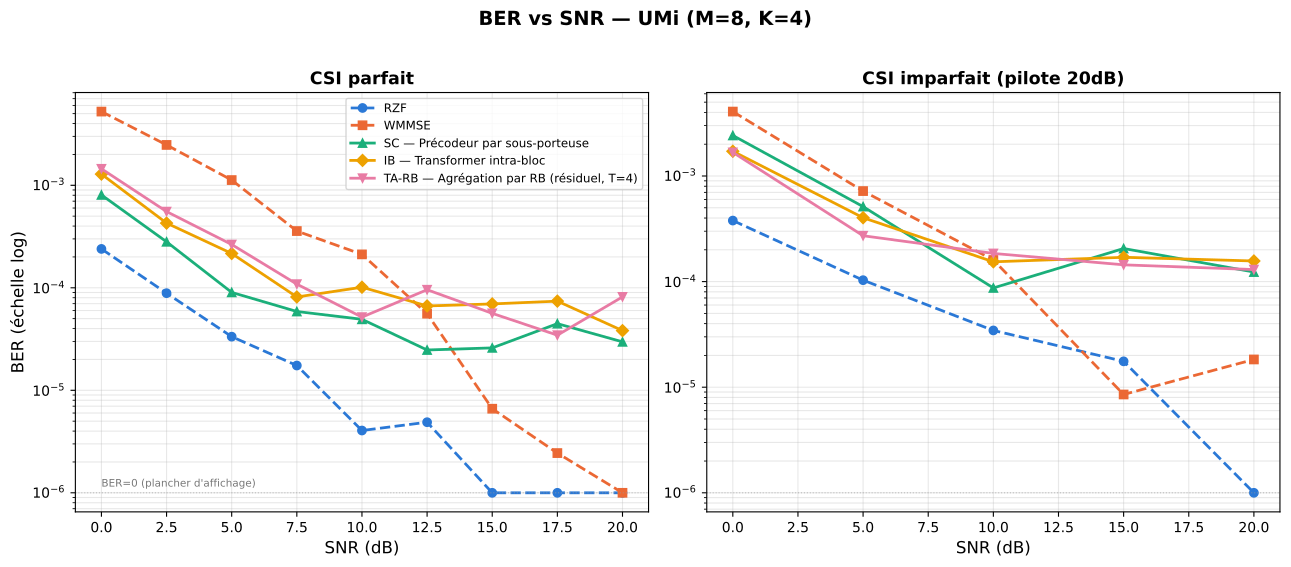

Generate this figure with Python:
"""
figD_ber_snr.py — Figure D, double panneau (demande utilisateur) : BER
vs SNR, UMi (M=8, K=4) -- **gauche : CSI parfait** (0-20dB, 9 points),
**droite : CSI imparfait** (pilote 20dB, 0-20dB, 5 points) -- même
principe que la Figure A/B. RZF, WMMSE, SC, IB, TA-RB (**T=4**).

Usage: python3 figD_ber_snr.py  (depuis results/figures_final/, CPU)
"""
import json
import numpy as np
import matplotlib
matplotlib.use('Agg')
import matplotlib.pyplot as plt

DATA_DIR = '../../'

COLORS = {'RZF': '#2a78d6', 'WMMSE': '#eb6834', 'SC': '#1baf7a', 'IB': '#eda100', 'TA-RB': '#e87ba4'}
MARKERS = {'RZF': 'o', 'WMMSE': 's', 'SC': '^', 'IB': 'D', 'TA-RB': 'v'}
LABELS = {'RZF': 'RZF', 'WMMSE': 'WMMSE',
          'SC': 'SC — Précodeur par sous-porteuse',
          'IB': 'IB — Transformer intra-bloc',
          'TA-RB': 'TA-RB — Agrégation par RB (résiduel, T=4)'}
LINESTYLE = {'RZF': '--', 'WMMSE': '--', 'SC': '-', 'IB': '-', 'TA-RB': '-'}
KEY_MAP = {'RZF': 'RZF', 'WMMSE': 'WMMSE', 'SC': 'SingleSC-signed_attn',
           'IB': 'IntraRB-signed_attn', 'TA-RB': 'TA_RB_residual-signed_attn'}

perfect = json.load(open(DATA_DIR + 'diag_ber_signed_attn_full_range.json'))
snr_perfect = perfect['RZF']['snr']
imperfect = json.load(open(DATA_DIR + 'diag_ber_csi_imperfect.json'))
snr_imperfect = sorted(float(s) for s in imperfect['RZF'].keys())


def plot_panel(ax, get_ber, snr, title):
    for k in KEY_MAP:
        ber = np.maximum(np.array(get_ber(k)), 1e-6)   # plancher d'affichage (0 exacts, échelle log)
        ax.semilogy(snr, ber, color=COLORS[k], marker=MARKERS[k], linestyle=LINESTYLE[k],
                    label=LABELS[k], linewidth=2, markersize=6)
    ax.axhline(1e-6, color='#999999', linewidth=0.8, linestyle=':', alpha=0.6)
    ax.set_xlabel('SNR (dB)', fontsize=12)
    ax.set_title(title, fontsize=12.5, fontweight='bold')
    ax.grid(True, alpha=0.3, which='both')


fig, (ax1, ax2) = plt.subplots(1, 2, figsize=(13, 5.5))
plot_panel(ax1, lambda k: perfect[KEY_MAP[k]]['ber'], snr_perfect, 'CSI parfait')
ax1.set_ylabel('BER (échelle log)', fontsize=12)
ax1.legend(fontsize=8.5, loc='upper right')
ax1.text(snr_perfect[0], 1.15e-6, "BER=0 (plancher d'affichage)", fontsize=7.5, color='#777777')

plot_panel(ax2, lambda k: [imperfect[KEY_MAP[k]][f'{s:.1f}'] for s in snr_imperfect],
           snr_imperfect, 'CSI imparfait (pilote 20dB)')

fig.suptitle('BER vs SNR — UMi (M=8, K=4)', fontsize=14, fontweight='bold', y=1.02)
fig.tight_layout()
fig.savefig('figD_ber_snr.png', dpi=200, bbox_inches='tight')
fig.savefig('figD_ber_snr.pdf', bbox_inches='tight')
plt.close(fig)

out = {'perfect': {k: {'snr': snr_perfect, 'ber': perfect[KEY_MAP[k]]['ber']} for k in KEY_MAP},
       'imperfect_pilot20dB': {k: {'snr': snr_imperfect,
                                    'ber': [imperfect[KEY_MAP[k]][f'{s:.1f}'] for s in snr_imperfect]}
                                for k in KEY_MAP}}
with open('figD_ber_snr.json', 'w') as f:
    json.dump(out, f, indent=2)
print('✅ Figure D -> figD_ber_snr.{png,pdf,json}')
